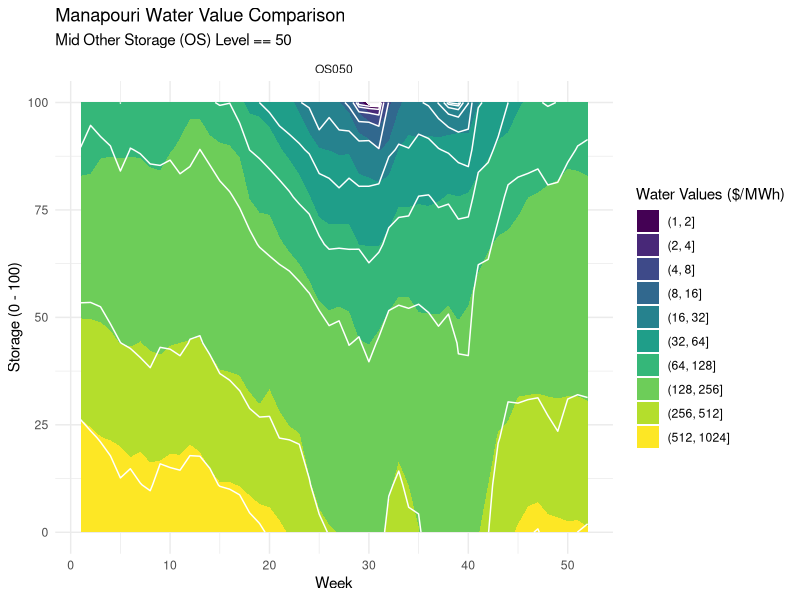
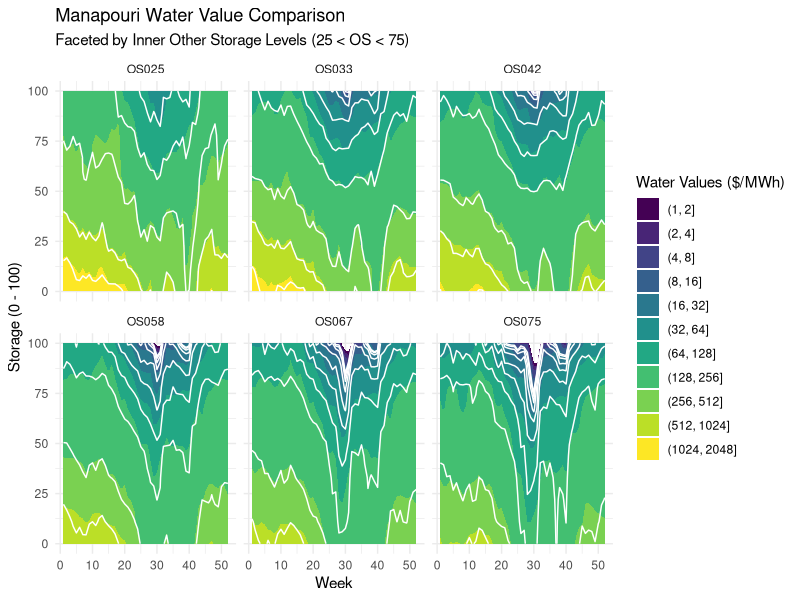
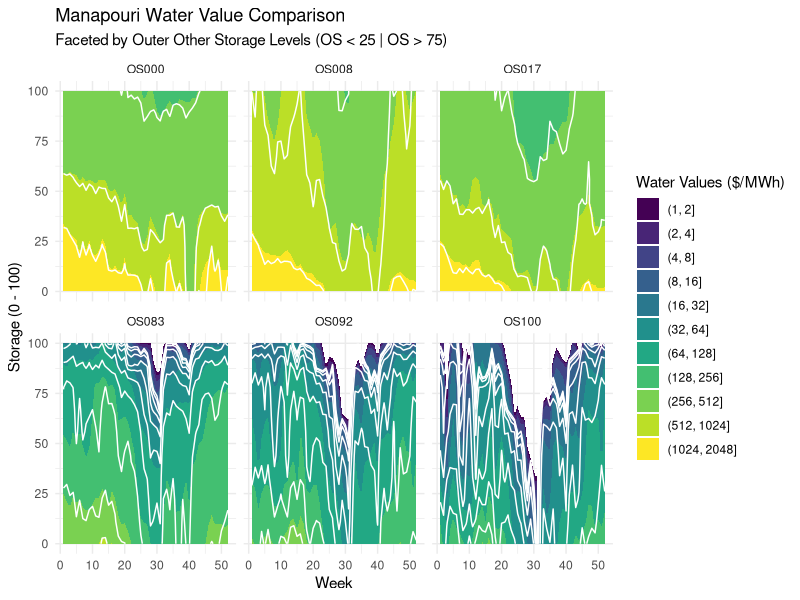
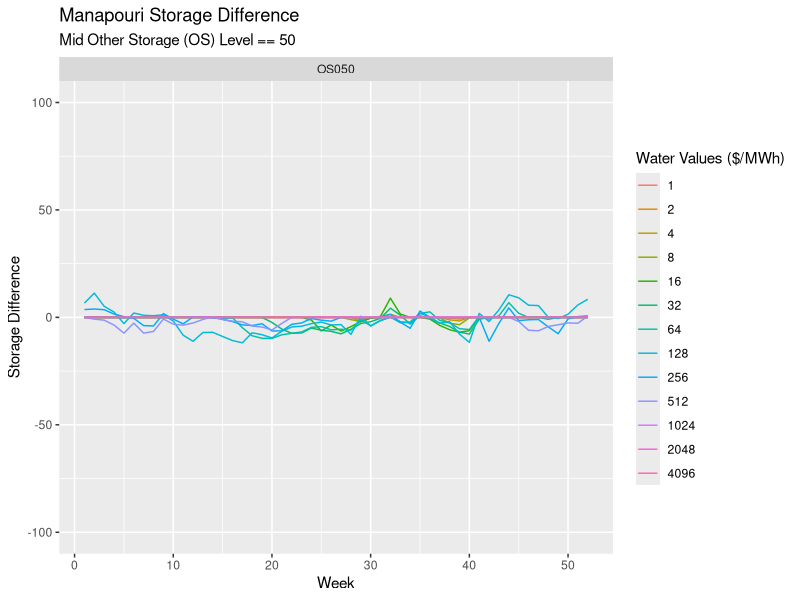
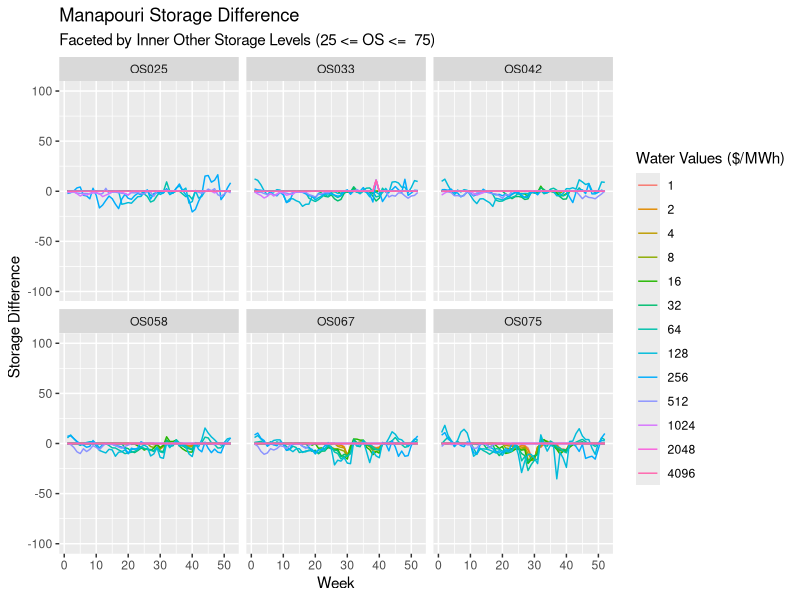
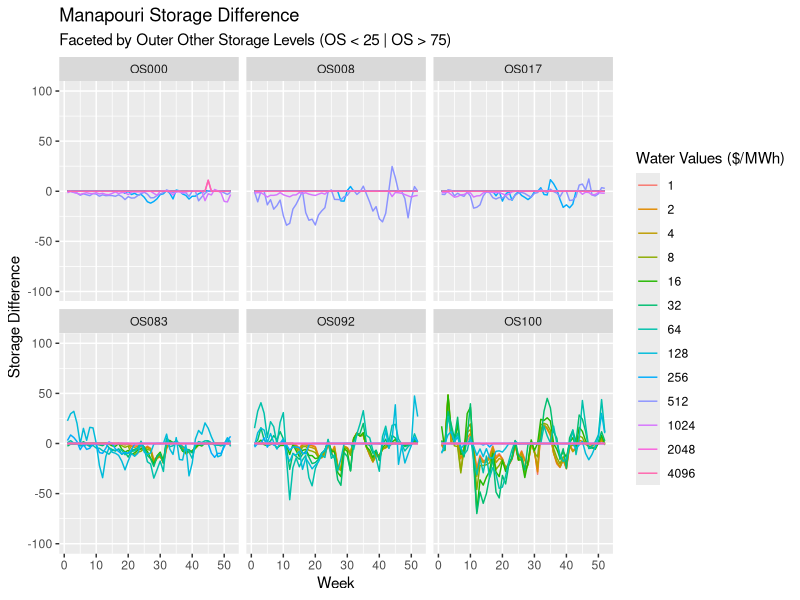
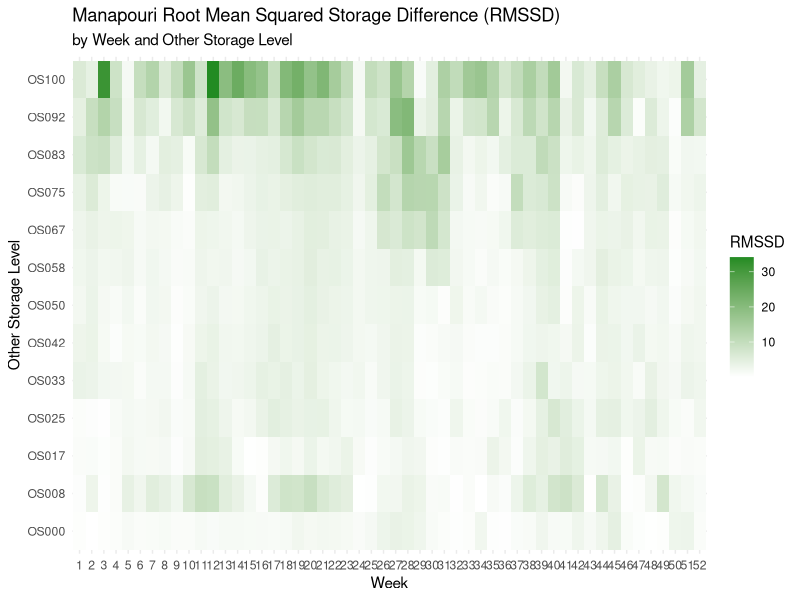
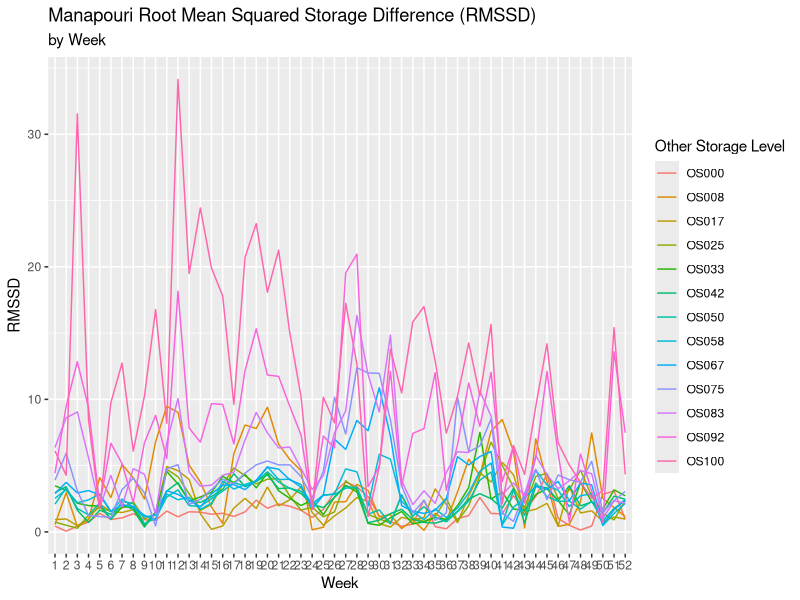

Recreate these plots in R, in order.
## ---- chunk 1
knitr::opts_chunk$set(echo = TRUE, warning = FALSE)
library(tidyverse)

## ---- chunk 2
# Load in WVs from full run (91 years + mean joiner)
# # Run 0020 - 1931-2023 + joiner
# Load in WVs from alternate data set
# Run 0023 - 1931-1960 + joiner
# Run 0025 - 1941-1970 + joiner
# Run 0028 - 1951-1980 + joiner
# Run 0030 - 1961-1990 + joiner
# Run 0032 - 1971-2000 + joiner
# Run 0037 - 1981-2010 + joiner
# Run 0035 - 1991-2020 + joiner

weeks <- 54
burnin <- 80

df <- read_csv("Apr24B_AVG_0020_WVX.csv", show_col_types = FALSE) |>  
  mutate(rn = row_number(),
         week = (rn - 1) %% (weeks + burnin) + 1,
         other_storage = floor((rn-1)/(weeks + burnin)),
         other_storage = round(other_storage / 12 * 100),
         ) |> 
  select(-rn) |> 
  pivot_longer(-c(week, other_storage), 
               names_to = "storage", values_to = "wv_base") |> 
  mutate(storage = round(as.double(storage)*100),
         wv_base = as.double(wv_base),
         os_label = paste0("OS", str_pad(other_storage, width = 3, pad = "0"))
         )

new <- read_csv("Apr24B_AVG_0035_WVX.csv", show_col_types = FALSE) |>  
  mutate(rn = row_number(),
         week = (rn - 1) %% (weeks + burnin) + 1,
         other_storage = floor((rn-1)/(weeks + burnin)),
         other_storage = round(other_storage / 12 * 100),
         ) |> 
  select(-rn) |> 
  pivot_longer(-c(week, other_storage), 
               names_to = "storage", values_to = "wv_new") |> 
  mutate(storage = round(as.double(storage)*100),
         wv_new = as.double(wv_new)
         )

## join the two data sets

if (dim(df)[1] != dim(new)[1]) {
  stop("Data sets are not the same length")
} else {
  df <- df |> 
    bind_cols(new[,"wv_new"]) 
}

## ---- chunk 3

week <- 1:(weeks-1)

wv <- 2^(0:12)

other_storage <- df |> 
  distinct(other_storage) |>
  arrange(other_storage) |>
  pull(other_storage)

storage_df <- expand_grid(week = week,
                       wv = wv,
                       other_storage = other_storage)


storage_base <- function(wv, week, other_storage) {
  # filter data by week and storage level
  filtered_df <- df |> 
    filter(week == !!week, # !! is the unquote operator
           other_storage == !!other_storage)
  
  # check that there are enough data points to interpolate
  if (nrow(filtered_df) < 2) {
    stop("Not enough data points to interpolate")
  }
  
  # interpolate the data using approx()
  storage_base <- approx(x = filtered_df$wv_base,
                                 y = filtered_df$storage,
                                 xout = wv, rule = 2)$y
  return(storage_base)
}

storage_new <- function(wv, week, other_storage) {
  # filter data by week and storage level
  filtered_df <- df |> 
    filter(week == !!week,
           other_storage == !!other_storage)
  
  # check that there are enough data points to interpolate
  if (nrow(filtered_df) < 2) {
    stop("Not enough data points to interpolate")
  }
  
  # interpolate the data using approx()
  storage_new <- approx(x = filtered_df$wv_new,
                                 y = filtered_df$storage,
                                 xout = wv, rule = 2)$y
  return(storage_new)
}




storage_df <- storage_df |> 
  mutate(stor_base = pmap_dbl(list(wv, week, other_storage), storage_base),
         stor_new = pmap_dbl(list(wv, week, other_storage), storage_new),
         stor_diff = stor_new - stor_base, 
         sq_stor_diff = stor_diff^2,
         os_label = paste0("OS", str_pad(other_storage, width = 3, pad = "0"))
         )

## ---- chunk 4

df %>% 
  filter(week < 53,
         other_storage %in% c(50)
         ) |>
  ggplot() +
  geom_contour_filled(aes(x = week, y = storage, z = wv_base), breaks = wv) + # Base fill
  geom_contour(aes(x = week, y = storage, z = wv_new), color = "white", breaks = wv) +  # New line
  labs(title = "Manapouri Water Value Comparison",
       subtitle = "Mid Other Storage (OS) Level == 50",
       fill = "Water Values ($/MWh)",
       x = "Week",
       y = "Storage (0 - 100)") +
  facet_wrap(~os_label, nrow = 1) +
  theme_minimal()

df %>% 
  filter(week < 53,
         between(other_storage, 25, 75),
         other_storage != 50 # %in% c(25,33,42,58,67,75)
         ) |>
  ggplot() +
  geom_contour_filled(aes(x = week, y = storage, z = wv_base), breaks = wv) +
  geom_contour(aes(x = week, y = storage, z = wv_new), color = "white", breaks = wv) +  # Add contour lines for clarity
  labs(title = "Manapouri Water Value Comparison",
       subtitle = "Faceted by Inner Other Storage Levels (25 < OS < 75)",
       fill = "Water Values ($/MWh)",
       x = "Week",
       y = "Storage (0 - 100)") +
  facet_wrap(~os_label, nrow = 2) +
  theme_minimal()

df %>% 
  filter(week < 53,
         !between(other_storage, 25, 75) # %notin% c(25,33,42,50,58,67,75)
         ) |>
  ggplot() +
  geom_contour_filled(aes(x = week, y = storage, z = wv_base), breaks = wv) +
  geom_contour(aes(x = week, y = storage, z = wv_new), color = "white", breaks = wv) +  # Add contour lines for clarity
  labs(title = "Manapouri Water Value Comparison",
       subtitle = "Faceted by Outer Other Storage Levels (OS < 25 | OS > 75)",
       fill = "Water Values ($/MWh)",
       x = "Week",
       y = "Storage (0 - 100)") +
  facet_wrap(~os_label, nrow = 2) +
  theme_minimal()

## ---- chunk 5

storage_df |> 
  filter(week < 53,
         other_storage == 50
         ) |>
  ggplot(aes(x = week, y = stor_diff, group = wv)) +
  geom_line(aes(color = as.factor(wv))) +
  ylim(-100, 100) +
  labs(title = "Manapouri Storage Difference",
       subtitle = "Mid Other Storage (OS) Level == 50",
       x = "Week",
       y = "Storage Difference",
       color = "Water Values ($/MWh)") +
  facet_wrap(~os_label, nrow = 1)

storage_df |> 
  filter(week < 53,
         other_storage != 50,
         between(other_storage, 25, 75)
         ) |>
  ggplot(aes(x = week, y = stor_diff, group = wv)) +
  geom_line(aes(color = as.factor(wv))) +
  ylim(-100, 100) +
  labs(title = "Manapouri Storage Difference",
       subtitle = "Faceted by Inner Other Storage Levels (25 <= OS <=  75)",
       x = "Week",
       y = "Storage Difference",
       color = "Water Values ($/MWh)") +
  facet_wrap(~os_label, nrow = 2)

storage_df |> 
  filter(week < 53,
         !between(other_storage, 25, 75)
         ) |>
  ggplot(aes(x = week, y = stor_diff, group = wv)) +
  geom_line(aes(color = as.factor(wv))) +
  ylim(-100, 100) +
  labs(title = "Manapouri Storage Difference",
       subtitle = "Faceted by Outer Other Storage Levels (OS < 25 | OS > 75)",
       x = "Week",
       y = "Storage Difference",
       color = "Water Values ($/MWh)") +
  facet_wrap(~os_label, nrow = 2)

## ---- chunk 6

# Compute Mean Squared Storage Difference (note: don't take root until the end - bad!)

mssd_wide <- storage_df %>% 
  filter(week < 53) %>% 
  group_by(other_storage,week) %>%
  summarise(mssd = mean(sq_stor_diff), .groups = "drop") |>
  pivot_wider(names_from = other_storage, values_from = mssd) |>
  rename_with(
    .fn = ~ paste0("OS", str_pad(.x, width = 3, pad = "0")),
    .cols = -1
  ) %>% 
  mutate(week = as_factor(week))

mssd_long <- mssd_wide %>% 
  pivot_longer(-week, names_to = "OS", values_to = "mssd") %>% 
  mutate(OS = as_factor(OS))

rmssd_by_week <- mssd_long |> 
  group_by(week) %>%
  summarise(rmssd = sqrt(mean(mssd)), .groups = "drop")

rmssd_by_os <- mssd_long |> 
  group_by(OS) %>%
  summarise(rmssd = sqrt(mean(mssd)), .groups = "drop")

rmssd_wide <- mssd_wide |>
  mutate(across(-week, sqrt))

rmssd_long <- rmssd_wide |> 
  pivot_longer(-week, names_to = "OS", values_to = "rmssd")

# Residual Mean Squared Storage Difference (RMSSD) Plot by Week and Other Storage
# Level 

rmssd_long |>
  filter(OS != "Mean") |>
  ggplot(aes(x = week, y = OS, fill = rmssd)) +
  geom_tile() +
  scale_fill_gradient(low = "white", high = "forestgreen") +
  labs(title = "Manapouri Root Mean Squared Storage Difference (RMSSD)",
       subtitle = "by Week and Other Storage Level",
       x = "Week",
       y = "Other Storage Level",
       fill = "RMSSD") +
  theme_minimal()

# Residual Mean Squared Storage Difference (RMSSD) Plot by Week 

rmssd_long %>% 
  ggplot(aes(x = week, y = rmssd, group = OS)) +
  geom_line(aes(color = OS)) + 
  labs(title = "Manapouri Root Mean Squared Storage Difference (RMSSD)",
       subtitle = "by Week",
       x = "Week",
       y = "RMSSD",
       color = "Other Storage Level")

# Residual Mean Squared Storage Difference (RMSSD) Plot by Other Storage Level 

rmssd_long %>% 
  ggplot(aes(x = OS, y = rmssd, group = week)) +
  geom_line(aes(color = week)) + 
  labs(title = "Manapouri Root Mean Squared Storage Difference (RMSSD)",
       subtitle = "by Other Storage Level",
       x = "Other Storage Level",
       y = "RMSSD",
       color = "Week")

# Compute Grand RMSSD for Manapouri

mssd_long |>
  summarise(rmssd = sqrt(mean(mssd))) |>
  print()


